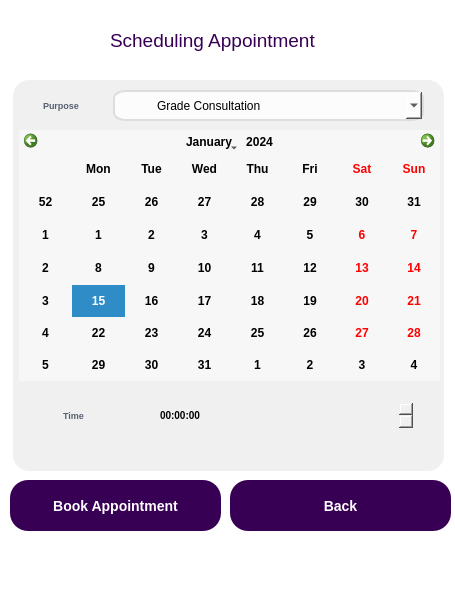
<?xml version="1.0" encoding="UTF-8"?>
<ui version="4.0">
 <class>Dialog</class>
 <widget class="QDialog" name="Dialog">
  <property name="geometry">
   <rect>
    <x>0</x>
    <y>0</y>
    <width>455</width>
    <height>599</height>
   </rect>
  </property>
  <property name="windowTitle">
   <string>Dialog</string>
  </property>
  <property name="styleSheet">
   <string notr="true">QLabel {

background-color: rgb(94, 34, 127);
	color: rgb(86, 96, 113);

}
QDialog {
	
	background-color: rgb(255, 255, 255);

}

QComboBox {
border:2px solid rgb(221, 221, 221);
	background-color: rgb(252, 252, 252);
border-radius: bold 8px;
padding-left:40px;
color:black;

}
QPushButton {
 
	color: rgb(255, 255, 255);
	
	background-color: rgb(56, 0, 84);
border: 0px solid;
border-radius : 18px;
font: bold 14px;
}

QPushButton:hover {
	
	background-color: rgb(151, 9, 206);
	
	color: rgb(255, 255, 255);
}
</string>
  </property>
  <widget class="QGroupBox" name="groupBox">
   <property name="geometry">
    <rect>
     <x>13</x>
     <y>80</y>
     <width>431</width>
     <height>391</height>
    </rect>
   </property>
   <property name="styleSheet">
    <string notr="true">QGroupBox{
background-color: rgb(240, 240, 240);
border: 0px solid;
border-radius : 16px;
}
QTimeEdit {
 
color:black;
	background-color: rgb(240, 240, 240);
border: 0px solid;
border-radius : 16px;
font: bold 10px;
padding-left: 45px;
}

QTimeEdit:hover {
	
	background-color: rgb(151, 9, 206);
	
	color: rgb(255, 255, 255);
}</string>
   </property>
   <property name="title">
    <string/>
   </property>
   <widget class="QCalendarWidget" name="calendarWidget">
    <property name="geometry">
     <rect>
      <x>6</x>
      <y>50</y>
      <width>421</width>
      <height>251</height>
     </rect>
    </property>
    <property name="font">
     <font>
      <weight>75</weight>
      <bold>true</bold>
     </font>
    </property>
    <property name="styleSheet">
     <string notr="true">background-color: rgb(247, 247, 247);
color: black;</string>
    </property>
   </widget>
   <widget class="QComboBox" name="comboBox">
    <property name="geometry">
     <rect>
      <x>100</x>
      <y>10</y>
      <width>311</width>
      <height>31</height>
     </rect>
    </property>
    <property name="editable">
     <bool>true</bool>
    </property>
    <item>
     <property name="text">
      <string>Grade Consultation</string>
     </property>
    </item>
    <item>
     <property name="text">
      <string>Grade</string>
     </property>
    </item>
    <item>
     <property name="text">
      <string>Clearance</string>
     </property>
    </item>
    <item>
     <property name="text">
      <string>Borrow keys</string>
     </property>
    </item>
    <item>
     <property name="text">
      <string>Other matter</string>
     </property>
    </item>
    <item>
     <property name="text">
      <string/>
     </property>
    </item>
   </widget>
   <widget class="QLabel" name="label_13">
    <property name="geometry">
     <rect>
      <x>30</x>
      <y>10</y>
      <width>61</width>
      <height>31</height>
     </rect>
    </property>
    <property name="font">
     <font>
      <pointsize>7</pointsize>
      <weight>75</weight>
      <bold>true</bold>
     </font>
    </property>
    <property name="styleSheet">
     <string notr="true">background-color: rgba(0,0,0,0%);</string>
    </property>
    <property name="text">
     <string>Purpose</string>
    </property>
   </widget>
   <widget class="QLabel" name="label_14">
    <property name="geometry">
     <rect>
      <x>50</x>
      <y>320</y>
      <width>61</width>
      <height>31</height>
     </rect>
    </property>
    <property name="font">
     <font>
      <pointsize>7</pointsize>
      <weight>75</weight>
      <bold>true</bold>
     </font>
    </property>
    <property name="styleSheet">
     <string notr="true">background-color: rgba(0,0,0,0%);</string>
    </property>
    <property name="text">
     <string>Time</string>
    </property>
   </widget>
   <widget class="QTimeEdit" name="timeEdit">
    <property name="geometry">
     <rect>
      <x>100</x>
      <y>320</y>
      <width>301</width>
      <height>31</height>
     </rect>
    </property>
    <property name="styleSheet">
     <string notr="true">QTimeEdit {
 
color:black;
	background-color: rgb(240, 240, 240);
border: 0px solid;
border-radius : 16px;
font: bold 10px;
padding-left: 45px;
}

QTimeEdit:hover {
	
	background-color: rgb(151, 9, 206);
	
	color: rgb(255, 255, 255);
}</string>
    </property>
   </widget>
  </widget>
  <widget class="QPushButton" name="book_buttn">
   <property name="geometry">
    <rect>
     <x>10</x>
     <y>480</y>
     <width>211</width>
     <height>51</height>
    </rect>
   </property>
   <property name="font">
    <font>
     <pointsize>-1</pointsize>
     <weight>75</weight>
     <italic>false</italic>
     <bold>true</bold>
    </font>
   </property>
   <property name="styleSheet">
    <string notr="true"/>
   </property>
   <property name="text">
    <string>Book Appointment</string>
   </property>
  </widget>
  <widget class="QPushButton" name="back_buttn">
   <property name="geometry">
    <rect>
     <x>230</x>
     <y>480</y>
     <width>221</width>
     <height>51</height>
    </rect>
   </property>
   <property name="font">
    <font>
     <pointsize>-1</pointsize>
     <weight>75</weight>
     <italic>false</italic>
     <bold>true</bold>
    </font>
   </property>
   <property name="styleSheet">
    <string notr="true"/>
   </property>
   <property name="text">
    <string>Back</string>
   </property>
  </widget>
  <widget class="QLabel" name="label">
   <property name="geometry">
    <rect>
     <x>110</x>
     <y>20</y>
     <width>281</width>
     <height>41</height>
    </rect>
   </property>
   <property name="font">
    <font>
     <family>Nirmala UI</family>
     <pointsize>14</pointsize>
     <weight>50</weight>
     <bold>false</bold>
    </font>
   </property>
   <property name="styleSheet">
    <string notr="true">background-color: rgba(0,0,0,0%);
color: rgb(56, 0, 84);</string>
   </property>
   <property name="text">
    <string>Scheduling Appointment</string>
   </property>
  </widget>
  <widget class="QLabel" name="label_2">
   <property name="geometry">
    <rect>
     <x>40</x>
     <y>20</y>
     <width>81</width>
     <height>41</height>
    </rect>
   </property>
   <property name="styleSheet">
    <string notr="true">background-color: rgba(0,0,0,0%);
</string>
   </property>
   <property name="text">
    <string/>
   </property>
   <property name="pixmap">
    <pixmap>photos/sch.svg</pixmap>
   </property>
   <property name="scaledContents">
    <bool>true</bool>
   </property>
  </widget>
 </widget>
 <resources/>
 <connections/>
</ui>
